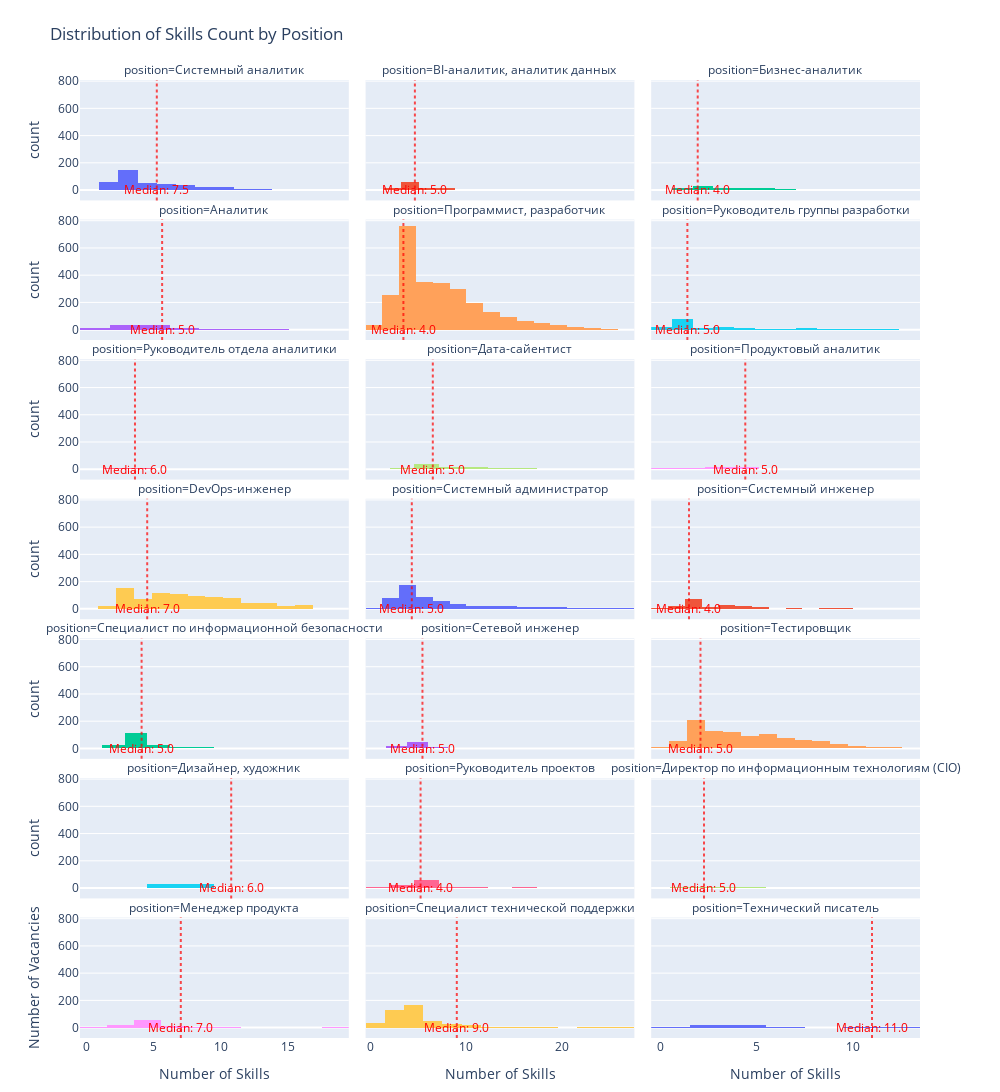

Notebook code for this chart:
### Code cell
top_positions = df['position'].value_counts().index.tolist()
df_top_positions = df[df['position'].isin(top_positions)]

fig = px.histogram(
    df_top_positions,
    x='skills_count',
    facet_col='position',
    facet_col_wrap=3,
    title='Distribution of Skills Count by Position',
    labels={'skills_count': 'Number of Skills'},
    color='position',
    nbins=15,
    height=2000,  # Увеличил высоту общего графика
    width=1000,
    facet_row_spacing=0.02  # Уменьшил расстояние между строками
)

# Добавление вертикальных линий и аннотаций
for i, position in enumerate(top_positions, 1):
    subplot_df = df_top_positions[df_top_positions['position'] == position]
    median_val = subplot_df['skills_count'].median()
    
    # Добавим вертикальную линию
    fig.add_vline(
        x=median_val,
        line_dash="dot",
        line_color="red",
        opacity=0.7,
        row=(i - 1) // 3 + 1,
        col=(i - 1) % 3 + 1
    )

    # Добавим подпись к среднему значению
    fig.add_annotation(
        x=median_val,
        y=0.85,
        yref='paper',
        text=f'Median: {median_val:.1f}',
        showarrow=False,
        font=dict(color='red'),
        row=(i - 1) // 3 + 1,
        col=(i - 1) % 3 + 1
    )

# Финальные настройки
fig.update_layout(
    showlegend=False,
    hovermode="x",
    xaxis_title='Number of Skills',
    yaxis_title='Number of Vacancies',
    margin=dict(t=80, b=40)
)

fig.update_xaxes(matches=None)
fig.show()

### Figure 1 — Plotly figure (JSON) as saved in the notebook; plotly's stock layout.template omitted (floating-point values rounded to 4 significant figures; data arrays with more than 128 entries replaced by an {"elided": "..."} marker saying what was removed)
{"data": [{"alignmentgroup": "True", "bingroup": "x", "hovertemplate": "position=Системный аналитик<br>Number of Skills=%{x}<br>count=%{y}<extra></extra>", "legendgroup": "Системный аналитик", "marker": {"color": "#636efa", "pattern": {"shape": ""}}, "name": "Системный аналитик", "nbinsx": 15, "offsetgroup": "Системный аналитик", "orientation": "v", "showlegend": true, "type": "histogram", "x": {"elided": "412 int values"}, "xaxis": "x19", "yaxis": "y19"}, {"alignmentgroup": "True", "bingroup": "x", "hovertemplate": "position=BI-аналитик, аналитик данных<br>Number of Skills=%{x}<br>count=%{y}<extra></extra>", "legendgroup": "BI-аналитик, аналитик данных", "marker": {"color": "#EF553B", "pattern": {"shape": ""}}, "name": "BI-аналитик, аналитик данных", "nbinsx": 15, "offsetgroup": "BI-аналитик, аналитик данных", "orientation": "v", "showlegend": true, "type": "histogram", "x": [10, 4, 6, 6, 3, 8, 13, 8, 7, 7, 7, 13, 3, 7, 19, 2, 4, 7, 4, 8, 5, 5, 2, 5, 8, 9, 6, 7, 8, 6, 8, 11, 7, 6, 5, 7, 3, 4, 21, 11, 3, 4, 4, 3, 5, 6, 5, 8, 3, 14, 4, 8, 29, 5, 12, 9, 5, 8, 9, 5, 6, 5, 4, 5, 3, 4, 5, 3, 5, 5, 3, 3, 5, 5, 5, 3, 5, 5, 5, 2, 4, 5, 5, 5, 3, 5, 5, 5, 5, 5, 5, 5, 4, 4, 5, 5, 5, 5, 5, 5, 5, 5, 5, 5, 4, 5, 5, 5, 1, 4, 5, 2], "xaxis": "x20", "yaxis": "y20"}, {"alignmentgroup": "True", "bingroup": "x", "hovertemplate": "position=Бизнес-аналитик<br>Number of Skills=%{x}<br>count=%{y}<extra></extra>", "legendgroup": "Бизнес-аналитик", "marker": {"color": "#00cc96", "pattern": {"shape": ""}}, "name": "Бизнес-аналитик", "nbinsx": 15, "offsetgroup": "Бизнес-аналитик", "orientation": "v", "showlegend": true, "type": "histogram", "x": [4, 9, 4, 4, 5, 8, 7, 16, 8, 24, 11, 13, 10, 6, 7, 9, 8, 3, 6, 9, 8, 6, 8, 10, 3, 8, 6, 6, 10, 4, 3, 5, 10, 7, 9, 4, 6, 7, 4, 10, 6, 10, 12, 4, 13, 18, 9, 6, 4, 5, 8, 10, 10, 6, 15, 10, 11, 12, 9, 9, 20, 8, 5, 12, 11, 10, 9, 8, 6, 9, 16, 2, 5, 4, 3, 5, 5, 5, 5, 4, 5, 5, 5, 5, 5, 5, 3, 3, 5, 3, 5, 1, 3, 5, 3, 5, 5, 5, 3, 1, 3, 5, 6], "xaxis": "x21", "yaxis": "y21"}, {"alignmentgroup": "True", "bingroup": "x", "hovertemplate": "position=Аналитик<br>Number of Skills=%{x}<br>count=%{y}<extra></extra>", "legendgroup": "Аналитик", "marker": {"color": "#ab63fa", "pattern": {"shape": ""}}, "name": "Аналитик", "nbinsx": 15, "offsetgroup": "Аналитик", "orientation": "v", "showlegend": true, "type": "histogram", "x": [2, 12, 10, 8, 7, 7, 4, 4, 5, 4, 6, 12, 8, 3, 13, 6, 2, 4, 7, 11, 7, 16, 9, 11, 11, 4, 3, 5, 2, 2, 3, 4, 1, 3, 6, 6, 3, 1, 3, 6, 3, 7, 4, 2, 1, 2, 1, 5, 6, 4, 1, 5, 2, 4, 3, 3, 7, 6, 5, 7, 5, 4, 3, 2, 3, 3, 4, 4, 3, 4, 3, 3, 3, 1, 4, 3, 4, 4, 5, 2, 5, 3, 2, 4, 1, 5, 4, 3, 4, 3, 3, 2, 2, 5, 5, 5, 3, 4, 4, 2, 2, 3, 1, 1, 8, 7, 4], "xaxis": "x16", "yaxis": "y16"}, {"alignmentgroup": "True", "bingroup": "x", "hovertemplate": "position=Программист, разработчик<br>Number of Skills=%{x}<br>count=%{y}<extra></extra>", "legendgroup": "Программист, разработчик", "marker": {"color": "#FFA15A", "pattern": {"shape": ""}}, "name": "Программист, разработчик", "nbinsx": 15, "offsetgroup": "Программист, разработчик", "orientation": "v", "showlegend": true, "type": "histogram", "x": {"elided": "2639 int values"}, "xaxis": "x17", "yaxis": "y17"}, {"alignmentgroup": "True", "bingroup": "x", "hovertemplate": "position=Руководитель группы разработки<br>Number of Skills=%{x}<br>count=%{y}<extra></extra>", "legendgroup": "Руководитель группы разработки", "marker": {"color": "#19d3f3", "pattern": {"shape": ""}}, "name": "Руководитель группы разработки", "nbinsx": 15, "offsetgroup": "Руководитель группы разработки", "orientation": "v", "showlegend": true, "type": "histogram", "x": {"elided": "178 int values"}, "xaxis": "x18", "yaxis": "y18"}, {"alignmentgroup": "True", "bingroup": "x", "hovertemplate": "position=Руководитель отдела аналитики<br>Number of Skills=%{x}<br>count=%{y}<extra></extra>", "legendgroup": "Руководитель отдела аналитики", "marker": {"color": "#FF6692", "pattern": {"shape": ""}}, "name": "Руководитель отдела аналитики", "nbinsx": 15, "offsetgroup": "Руководитель отдела аналитики", "orientation": "v", "showlegend": true, "type": "histogram", "x": [6, 8, 7, 7, 6, 7, 8, 8, 4, 4, 8, 5, 9, 4, 6, 4, 16, 22, 3, 5, 5, 5, 2, 2, 4, 5, 5, 5], "xaxis": "x13", "yaxis": "y13"}, {"alignmentgroup": "True", "bingroup": "x", "hovertemplate": "position=Дата-сайентист<br>Number of Skills=%{x}<br>count=%{y}<extra></extra>", "legendgroup": "Дата-сайентист", "marker": {"color": "#B6E880", "pattern": {"shape": ""}}, "name": "Дата-сайентист", "nbinsx": 15, "offsetgroup": "Дата-сайентист", "orientation": "v", "showlegend": true, "type": "histogram", "x": [8, 3, 3, 2, 5, 21, 7, 4, 17, 20, 16, 10, 15, 14, 7, 13, 18, 9, 19, 3, 2, 10, 4, 14, 10, 13, 10, 13, 11, 6, 11, 5, 5, 4, 10, 17, 17, 6, 11, 7, 8, 7, 4, 8, 5, 7, 18, 8, 4, 14, 8, 2, 5, 8, 11, 8, 8, 12, 5, 11, 10, 18, 1, 13, 9, 7, 12, 5, 8, 10, 7, 9, 4, 5, 7, 8, 7, 8, 9, 3, 6, 7, 7, 12, 8, 7, 12, 7, 5, 5, 5, 5, 5, 5, 5, 3, 5, 5, 5, 5, 4, 5, 5, 5, 5, 5, 5, 4, 5, 5, 5, 5, 5, 5], "xaxis": "x14", "yaxis": "y14"}, {"alignmentgroup": "True", "bingroup": "x", "hovertemplate": "position=Продуктовый аналитик<br>Number of Skills=%{x}<br>count=%{y}<extra></extra>", "legendgroup": "Продуктовый аналитик", "marker": {"color": "#FF97FF", "pattern": {"shape": ""}}, "name": "Продуктовый аналитик", "nbinsx": 15, "offsetgroup": "Продуктовый аналитик", "orientation": "v", "showlegend": true, "type": "histogram", "x": [11, 3, 4, 6, 8, 2, 5, 4, 8, 5, 4, 4, 5, 2, 2, 5, 2, 2, 3, 3, 4, 4, 5, 5, 3, 5], "xaxis": "x15", "yaxis": "y15"}, {"alignmentgroup": "True", "bingroup": "x", "hovertemplate": "position=DevOps-инженер<br>Number of Skills=%{x}<br>count=%{y}<extra></extra>", "legendgroup": "DevOps-инженер", "marker": {"color": "#FECB52", "pattern": {"shape": ""}}, "name": "DevOps-инженер", "nbinsx": 15, "offsetgroup": "DevOps-инженер", "orientation": "v", "showlegend": true, "type": "histogram", "x": {"elided": "869 int values"}, "xaxis": "x10", "yaxis": "y10"}, {"alignmentgroup": "True", "bingroup": "x", "hovertemplate": "position=Системный администратор<br>Number of Skills=%{x}<br>count=%{y}<extra></extra>", "legendgroup": "Системный администратор", "marker": {"color": "#636efa", "pattern": {"shape": ""}}, "name": "Системный администратор", "nbinsx": 15, "offsetgroup": "Системный администратор", "orientation": "v", "showlegend": true, "type": "histogram", "x": {"elided": "567 int values"}, "xaxis": "x11", "yaxis": "y11"}, {"alignmentgroup": "True", "bingroup": "x", "hovertemplate": "position=Системный инженер<br>Number of Skills=%{x}<br>count=%{y}<extra></extra>", "legendgroup": "Системный инженер", "marker": {"color": "#EF553B", "pattern": {"shape": ""}}, "name": "Системный инженер", "nbinsx": 15, "offsetgroup": "Системный инженер", "orientation": "v", "showlegend": true, "type": "histogram", "x": {"elided": "194 int values"}, "xaxis": "x12", "yaxis": "y12"}, {"alignmentgroup": "True", "bingroup": "x", "hovertemplate": "position=Специалист по информационной безопасности<br>Number of Skills=%{x}<br>count=%{y}<extra></extra>", "legendgroup": "Специалист по информационной безопасности", "marker": {"color": "#00cc96", "pattern": {"shape": ""}}, "name": "Специалист по информационной безопасности", "nbinsx": 15, "offsetgroup": "Специалист по информационной безопасности", "orientation": "v", "showlegend": true, "type": "histogram", "x": {"elided": "208 int values"}, "xaxis": "x7", "yaxis": "y7"}, {"alignmentgroup": "True", "bingroup": "x", "hovertemplate": "position=Сетевой инженер<br>Number of Skills=%{x}<br>count=%{y}<extra></extra>", "legendgroup": "Сетевой инженер", "marker": {"color": "#ab63fa", "pattern": {"shape": ""}}, "name": "Сетевой инженер", "nbinsx": 15, "offsetgroup": "Сетевой инженер", "orientation": "v", "showlegend": true, "type": "histogram", "x": [16, 16, 5, 6, 9, 2, 6, 2, 22, 2, 4, 3, 5, 5, 4, 2, 3, 7, 2, 25, 9, 9, 9, 8, 7, 16, 7, 7, 5, 5, 3, 18, 11, 6, 5, 2, 3, 4, 5, 5, 5, 5, 5, 5, 5, 5, 5, 3, 4, 4, 5, 5, 3, 4, 5, 4, 5, 5, 2, 3, 5, 5, 5, 2, 5, 5, 5, 3, 5, 5, 5, 5, 5, 4, 5, 5, 4, 4, 5, 5, 4, 1, 2, 4, 1, 2], "xaxis": "x8", "yaxis": "y8"}, {"alignmentgroup": "True", "bingroup": "x", "hovertemplate": "position=Тестировщик<br>Number of Skills=%{x}<br>count=%{y}<extra></extra>", "legendgroup": "Тестировщик", "marker": {"color": "#FFA15A", "pattern": {"shape": ""}}, "name": "Тестировщик", "nbinsx": 15, "offsetgroup": "Тестировщик", "orientation": "v", "showlegend": true, "type": "histogram", "x": {"elided": "979 int values"}, "xaxis": "x9", "yaxis": "y9"}, {"alignmentgroup": "True", "bingroup": "x", "hovertemplate": "position=Дизайнер, художник<br>Number of Skills=%{x}<br>count=%{y}<extra></extra>", "legendgroup": "Дизайнер, художник", "marker": {"color": "#19d3f3", "pattern": {"shape": ""}}, "name": "Дизайнер, художник", "nbinsx": 15, "offsetgroup": "Дизайнер, художник", "orientation": "v", "showlegend": true, "type": "histogram", "x": [4, 6, 8, 2, 6, 4, 6, 5, 5, 5, 5, 5, 5, 5, 5, 4, 5, 3, 2, 4, 5, 5, 5, 5, 5, 5, 4, 5, 5, 4, 5, 5, 5, 5, 5, 5], "xaxis": "x4", "yaxis": "y4"}, {"alignmentgroup": "True", "bingroup": "x", "hovertemplate": "position=Руководитель проектов<br>Number of Skills=%{x}<br>count=%{y}<extra></extra>", "legendgroup": "Руководитель проектов", "marker": {"color": "#FF6692", "pattern": {"shape": ""}}, "name": "Руководитель проектов", "nbinsx": 15, "offsetgroup": "Руководитель проектов", "orientation": "v", "showlegend": true, "type": "histogram", "x": [3, 2, 13, 9, 8, 5, 6, 11, 5, 4, 3, 7, 12, 4, 7, 13, 7, 9, 3, 10, 5, 5, 12, 12, 7, 6, 5, 9, 21, 3, 4, 5, 1, 5, 3, 3, 5, 4, 5, 5, 5, 5, 4, 5, 5, 4, 5, 5, 5, 5, 5, 5, 3, 5, 5, 5, 3, 4, 3, 5, 5, 5, 5, 3, 5, 3, 1, 1, 5, 3, 2, 4, 5, 4, 5, 3, 5, 5, 3, 3, 5, 3, 1, 3, 2, 5, 5, 3, 5, 5, 5, 4, 4, 3, 5, 4, 5, 5, 5, 4], "xaxis": "x5", "yaxis": "y5"}, {"alignmentgroup": "True", "bingroup": "x", "hovertemplate": "position=Директор по информационным технологиям (CIO)<br>Number of Skills=%{x}<br>count=%{y}<extra></extra>", "legendgroup": "Директор по информационным технологиям (CIO)", "marker": {"color": "#B6E880", "pattern": {"shape": ""}}, "name": "Директор по информационным технологиям (CIO)", "nbinsx": 15, "offsetgroup": "Директор по информационным технологиям (CIO)", "orientation": "v", "showlegend": true, "type": "histogram", "x": [12, 19, 8, 17, 10, 20, 6, 13, 7, 18, 5, 11, 3, 4, 3, 7, 10, 5, 27, 8, 6, 3, 7, 18, 20, 9, 8, 10, 1, 8, 2, 5, 5, 4, 6, 6], "xaxis": "x6", "yaxis": "y6"}, {"alignmentgroup": "True", "bingroup": "x", "hovertemplate": "position=Менеджер продукта<br>Number of Skills=%{x}<br>count=%{y}<extra></extra>", "legendgroup": "Менеджер продукта", "marker": {"color": "#FF97FF", "pattern": {"shape": ""}}, "name": "Менеджер продукта", "nbinsx": 15, "offsetgroup": "Менеджер продукта", "orientation": "v", "showlegend": true, "type": "histogram", "x": [6, 18, 5, 5, 7, 4, 5, 4, 8, 5, 4, 5, 10, 2, 8, 10, 3, 3, 7, 8, 6, 7, 9, 4, 6, 4, 9, 2, 6, 3, 6, 2, 1, 3, 4, 2, 5, 5, 3, 3, 7, 5, 5, 5, 2, 5, 5, 5, 5, 5, 5, 5, 5, 4, 4, 5, 3, 5, 5, 3, 4, 1, 5, 5, 5, 5, 5, 5, 3, 5, 5, 5, 5, 5, 3, 4, 5, 3, 3, 5, 1, 5, 4, 4, 4, 3, 3, 4, 5, 4, 5, 5, 5], "xaxis": "x", "yaxis": "y"}, {"alignmentgroup": "True", "bingroup": "x", "hovertemplate": "position=Специалист технической поддержки<br>Number of Skills=%{x}<br>count=%{y}<extra></extra>", "legendgroup": "Специалист технической поддержки", "marker": {"color": "#FECB52", "pattern": {"shape": ""}}, "name": "Специалист технической поддержки", "nbinsx": 15, "offsetgroup": "Специалист технической поддержки", "orientation": "v", "showlegend": true, "type": "histogram", "x": {"elided": "437 int values"}, "xaxis": "x2", "yaxis": "y2"}, {"alignmentgroup": "True", "bingroup": "x", "hovertemplate": "position=Технический писатель<br>Number of Skills=%{x}<br>count=%{y}<extra></extra>", "legendgroup": "Технический писатель", "marker": {"color": "#636efa", "pattern": {"shape": ""}}, "name": "Технический писатель", "nbinsx": 15, "offsetgroup": "Технический писатель", "orientation": "v", "showlegend": true, "type": "histogram", "x": [3, 3, 7, 3, 2, 1, 2, 3, 3, 6, 3, 3, 4, 4, 4, 7, 12, 4, 2, 6, 7, 10, 5, 5, 3, 2, 5, 5, 5, 5, 5, 3, 3, 5, 5, 5, 3, 5, 5, 5, 4, 3, 3, 2], "xaxis": "x3", "yaxis": "y3"}], "layout": {"annotations": [{"showarrow": false, "text": "position=Менеджер продукта", "x": 0.16, "xanchor": "center", "xref": "paper", "y": 0.1257, "yanchor": "bottom", "yref": "paper"}, {"showarrow": false, "text": "position=Специалист технической поддержки", "x": 0.5, "xanchor": "center", "xref": "paper", "y": 0.1257, "yanchor": "bottom", "yref": "paper"}, {"showarrow": false, "text": "position=Технический писатель", "x": 0.84, "xanchor": "center", "xref": "paper", "y": 0.1257, "yanchor": "bottom", "yref": "paper"}, {"showarrow": false, "text": "position=Дизайнер, художник", "x": 0.16, "xanchor": "center", "xref": "paper", "y": 0.2714, "yanchor": "bottom", "yref": "paper"}, {"showarrow": false, "text": "position=Руководитель проектов", "x": 0.5, "xanchor": "center", "xref": "paper", "y": 0.2714, "yanchor": "bottom", "yref": "paper"}, {"showarrow": false, "text": "position=Директор по информационным технологиям (CIO)", "x": 0.84, "xanchor": "center", "xref": "paper", "y": 0.2714, "yanchor": "bottom", "yref": "paper"}, {"showarrow": false, "text": "position=Специалист по информационной безопасности", "x": 0.16, "xanchor": "center", "xref": "paper", "y": 0.4171, "yanchor": "bottom", "yref": "paper"}, {"showarrow": false, "text": "position=Сетевой инженер", "x": 0.5, "xanchor": "center", "xref": "paper", "y": 0.4171, "yanchor": "bottom", "yref": "paper"}, {"showarrow": false, "text": "position=Тестировщик", "x": 0.84, "xanchor": "center", "xref": "paper", "y": 0.4171, "yanchor": "bottom", "yref": "paper"}, {"showarrow": false, "text": "position=DevOps-инженер", "x": 0.16, "xanchor": "center", "xref": "paper", "y": 0.5629, "yanchor": "bottom", "yref": "paper"}, {"showarrow": false, "text": "position=Системный администратор", "x": 0.5, "xanchor": "center", "xref": "paper", "y": 0.5629, "yanchor": "bottom", "yref": "paper"}, {"showarrow": false, "text": "position=Системный инженер", "x": 0.84, "xanchor": "center", "xref": "paper", "y": 0.5629, "yanchor": "bottom", "yref": "paper"}, {"showarrow": false, "text": "position=Руководитель отдела аналитики", "x": 0.16, "xanchor": "center", "xref": "paper", "y": 0.7086, "yanchor": "bottom", "yref": "paper"}, {"showarrow": false, "text": "position=Дата-сайентист", "x": 0.5, "xanchor": "center", "xref": "paper", "y": 0.7086, "yanchor": "bottom", "yref": "paper"}, {"showarrow": false, "text": "position=Продуктовый аналитик", "x": 0.84, "xanchor": "center", "xref": "paper", "y": 0.7086, "yanchor": "bottom", "yref": "paper"}, {"showarrow": false, "text": "position=Аналитик", "x": 0.16, "xanchor": "center", "xref": "paper", "y": 0.8543, "yanchor": "bottom", "yref": "paper"}, {"showarrow": false, "text": "position=Программист, разработчик", "x": 0.5, "xanchor": "center", "xref": "paper", "y": 0.8543, "yanchor": "bottom", "yref": "paper"}, {"showarrow": false, "text": "position=Руководитель группы разработки", "x": 0.84, "xanchor": "center", "xref": "paper", "y": 0.8543, "yanchor": "bottom", "yref": "paper"}, {"showarrow": false, "text": "position=Системный аналитик", "x": 0.16, "xanchor": "center", "xref": "paper", "y": 1.0, "yanchor": "bottom", "yref": "paper"}, {"showarrow": false, "text": "position=BI-аналитик, аналитик данных", "x": 0.5, "xanchor": "center", "xref": "paper", "y": 1.0, "yanchor": "bottom", "yref": "paper"}, {"showarrow": false, "text": "position=Бизнес-аналитик", "x": 0.84, "xanchor": "center", "xref": "paper", "y": 1.0, "yanchor": "bottom", "yref": "paper"}, {"font": {"color": "red"}, "showarrow": false, "text": "Median: 7.0", "x": 7, "xref": "x", "y": 0.85, "yref": "y"}, {"font": {"color": "red"}, "showarrow": false, "text": "Median: 9.0", "x": 9, "xref": "x2", "y": 0.85, "yref": "y2"}, {"font": {"color": "red"}, "showarrow": false, "text": "Median: 11.0", "x": 11, "xref": "x3", "y": 0.85, "yref": "y3"}, {"font": {"color": "red"}, "showarrow": false, "text": "Median: 6.0", "x": 6, "xref": "x4", "y": 0.85, "yref": "y4"}, {"font": {"color": "red"}, "showarrow": false, "text": "Median: 4.0", "x": 4, "xref": "x5", "y": 0.85, "yref": "y5"}, {"font": {"color": "red"}, "showarrow": false, "text": "Median: 5.0", "x": 5, "xref": "x6", "y": 0.85, "yref": "y6"}, {"font": {"color": "red"}, "showarrow": false, "text": "Median: 5.0", "x": 5, "xref": "x7", "y": 0.85, "yref": "y7"}, {"font": {"color": "red"}, "showarrow": false, "text": "Median: 5.0", "x": 5, "xref": "x8", "y": 0.85, "yref": "y8"}, {"font": {"color": "red"}, "showarrow": false, "text": "Median: 5.0", "x": 5, "xref": "x9", "y": 0.85, "yref": "y9"}, {"font": {"color": "red"}, "showarrow": false, "text": "Median: 7.0", "x": 7, "xref": "x10", "y": 0.85, "yref": "y10"}, {"font": {"color": "red"}, "showarrow": false, "text": "Median: 5.0", "x": 5, "xref": "x11", "y": 0.85, "yref": "y11"}, {"font": {"color": "red"}, "showarrow": false, "text": "Median: 4.0", "x": 4, "xref": "x12", "y": 0.85, "yref": "y12"}, {"font": {"color": "red"}, "showarrow": false, "text": "Median: 6.0", "x": 6, "xref": "x13", "y": 0.85, "yref": "y13"}, {"font": {"color": "red"}, "showarrow": false, "text": "Median: 5.0", "x": 5, "xref": "x14", "y": 0.85, "yref": "y14"}, {"font": {"color": "red"}, "showarrow": false, "text": "Median: 5.0", "x": 5, "xref": "x15", "y": 0.85, "yref": "y15"}, {"font": {"color": "red"}, "showarrow": false, "text": "Median: 5.0", "x": 5, "xref": "x16", "y": 0.85, "yref": "y16"}, {"font": {"color": "red"}, "showarrow": false, "text": "Median: 4.0", "x": 4, "xref": "x17", "y": 0.85, "yref": "y17"}, {"font": {"color": "red"}, "showarrow": false, "text": "Median: 5.0", "x": 5, "xref": "x18", "y": 0.85, "yref": "y18"}, {"font": {"color": "red"}, "showarrow": false, "text": "Median: 7.5", "x": 7.5, "xref": "x19", "y": 0.85, "yref": "y19"}, {"font": {"color": "red"}, "showarrow": false, "text": "Median: 5.0", "x": 5, "xref": "x20", "y": 0.85, "yref": "y20"}, {"font": {"color": "red"}, "showarrow": false, "text": "Median: 4.0", "x": 4, "xref": "x21", "y": 0.85, "yref": "y21"}], "barmode": "relative", "height": 2000, "hovermode": "x", "legend": {"title": {"text": "position"}, "tracegroupgap": 0}, "margin": {"b": 40, "t": 80}, "shapes": [{"line": {"color": "red", "dash": "dot"}, "opacity": 0.7, "type": "line", "x0": 7, "x1": 7, "xref": "x", "y0": 0, "y1": 1, "yref": "y domain"}, {"line": {"color": "red", "dash": "dot"}, "opacity": 0.7, "type": "line", "x0": 9, "x1": 9, "xref": "x2", "y0": 0, "y1": 1, "yref": "y2 domain"}, {"line": {"color": "red", "dash": "dot"}, "opacity": 0.7, "type": "line", "x0": 11, "x1": 11, "xref": "x3", "y0": 0, "y1": 1, "yref": "y3 domain"}, {"line": {"color": "red", "dash": "dot"}, "opacity": 0.7, "type": "line", "x0": 6, "x1": 6, "xref": "x4", "y0": 0, "y1": 1, "yref": "y4 domain"}, {"line": {"color": "red", "dash": "dot"}, "opacity": 0.7, "type": "line", "x0": 4, "x1": 4, "xref": "x5", "y0": 0, "y1": 1, "yref": "y5 domain"}, {"line": {"color": "red", "dash": "dot"}, "opacity": 0.7, "type": "line", "x0": 5, "x1": 5, "xref": "x6", "y0": 0, "y1": 1, "yref": "y6 domain"}, {"line": {"color": "red", "dash": "dot"}, "opacity": 0.7, "type": "line", "x0": 5, "x1": 5, "xref": "x7", "y0": 0, "y1": 1, "yref": "y7 domain"}, {"line": {"color": "red", "dash": "dot"}, "opacity": 0.7, "type": "line", "x0": 5, "x1": 5, "xref": "x8", "y0": 0, "y1": 1, "yref": "y8 domain"}, {"line": {"color": "red", "dash": "dot"}, "opacity": 0.7, "type": "line", "x0": 5, "x1": 5, "xref": "x9", "y0": 0, "y1": 1, "yref": "y9 domain"}, {"line": {"color": "red", "dash": "dot"}, "opacity": 0.7, "type": "line", "x0": 7, "x1": 7, "xref": "x10", "y0": 0, "y1": 1, "yref": "y10 domain"}, {"line": {"color": "red", "dash": "dot"}, "opacity": 0.7, "type": "line", "x0": 5, "x1": 5, "xref": "x11", "y0": 0, "y1": 1, "yref": "y11 domain"}, {"line": {"color": "red", "dash": "dot"}, "opacity": 0.7, "type": "line", "x0": 4, "x1": 4, "xref": "x12", "y0": 0, "y1": 1, "yref": "y12 domain"}, {"line": {"color": "red", "dash": "dot"}, "opacity": 0.7, "type": "line", "x0": 6, "x1": 6, "xref": "x13", "y0": 0, "y1": 1, "yref": "y13 domain"}, {"line": {"color": "red", "dash": "dot"}, "opacity": 0.7, "type": "line", "x0": 5, "x1": 5, "xref": "x14", "y0": 0, "y1": 1, "yref": "y14 domain"}, {"line": {"color": "red", "dash": "dot"}, "opacity": 0.7, "type": "line", "x0": 5, "x1": 5, "xref": "x15", "y0": 0, "y1": 1, "yref": "y15 domain"}, {"line": {"color": "red", "dash": "dot"}, "opacity": 0.7, "type": "line", "x0": 5, "x1": 5, "xref": "x16", "y0": 0, "y1": 1, "yref": "y16 domain"}, {"line": {"color": "red", "dash": "dot"}, "opacity": 0.7, "type": "line", "x0": 4, "x1": 4, "xref": "x17", "y0": 0, "y1": 1, "yref": "y17 domain"}, {"line": {"color": "red", "dash": "dot"}, "opacity": 0.7, "type": "line", "x0": 5, "x1": 5, "xref": "x18", "y0": 0, "y1": 1, "yref": "y18 domain"}, {"line": {"color": "red", "dash": "dot"}, "opacity": 0.7, "type": "line", "x0": 7.5, "x1": 7.5, "xref": "x19", "y0": 0, "y1": 1, "yref": "y19 domain"}, {"line": {"color": "red", "dash": "dot"}, "opacity": 0.7, "type": "line", "x0": 5, "x1": 5, "xref": "x20", "y0": 0, "y1": 1, "yref": "y20 domain"}, {"line": {"color": "red", "dash": "dot"}, "opacity": 0.7, "type": "line", "x0": 4, "x1": 4, "xref": "x21", "y0": 0, "y1": 1, "yref": "y21 domain"}], "showlegend": false, "title": {"text": "Distribution of Skills Count by Position"}, "width": 1000, "xaxis": {"anchor": "y", "domain": [0, 0.32], "title": {"text": "Number of Skills"}}, "xaxis10": {"anchor": "y10", "domain": [0, 0.32], "showticklabels": false}, "xaxis11": {"anchor": "y11", "domain": [0.34, 0.66], "showticklabels": false}, "xaxis12": {"anchor": "y12", "domain": [0.68, 1.0], "showticklabels": false}, "xaxis13": {"anchor": "y13", "domain": [0, 0.32], "showticklabels": false}, "xaxis14": {"anchor": "y14", "domain": [0.34, 0.66], "showticklabels": false}, "xaxis15": {"anchor": "y15", "domain": [0.68, 1.0], "showticklabels": false}, "xaxis16": {"anchor": "y16", "domain": [0, 0.32], "showticklabels": false}, "xaxis17": {"anchor": "y17", "domain": [0.34, 0.66], "showticklabels": false}, "xaxis18": {"anchor": "y18", "domain": [0.68, 1.0], "showticklabels": false}, "xaxis19": {"anchor": "y19", "domain": [0, 0.32], "showticklabels": false}, "xaxis2": {"anchor": "y2", "domain": [0.34, 0.66], "title": {"text": "Number of Skills"}}, "xaxis20": {"anchor": "y20", "domain": [0.34, 0.66], "showticklabels": false}, "xaxis21": {"anchor": "y21", "domain": [0.68, 1.0], "showticklabels": false}, "xaxis3": {"anchor": "y3", "domain": [0.68, 1.0], "title": {"text": "Number of Skills"}}, "xaxis4": {"anchor": "y4", "domain": [0, 0.32], "showticklabels": false}, "xaxis5": {"anchor": "y5", "domain": [0.34, 0.66], "showticklabels": false}, "xaxis6": {"anchor": "y6", "domain": [0.68, 1.0], "showticklabels": false}, "xaxis7": {"anchor": "y7", "domain": [0, 0.32], "showticklabels": false}, "xaxis8": {"anchor": "y8", "domain": [0.34, 0.66], "showticklabels": false}, "xaxis9": {"anchor": "y9", "domain": [0.68, 1.0], "showticklabels": false}, "yaxis": {"anchor": "x", "domain": [0, 0.1257], "title": {"text": "Number of Vacancies"}}, "yaxis10": {"anchor": "x10", "domain": [0.4371, 0.5629], "matches": "y", "title": {"text": "count"}}, "yaxis11": {"anchor": "x11", "domain": [0.4371, 0.5629], "matches": "y", "showticklabels": false}, "yaxis12": {"anchor": "x12", "domain": [0.4371, 0.5629], "matches": "y", "showticklabels": false}, "yaxis13": {"anchor": "x13", "domain": [0.5829, 0.7086], "matches": "y", "title": {"text": "count"}}, "yaxis14": {"anchor": "x14", "domain": [0.5829, 0.7086], "matches": "y", "showticklabels": false}, "yaxis15": {"anchor": "x15", "domain": [0.5829, 0.7086], "matches": "y", "showticklabels": false}, "yaxis16": {"anchor": "x16", "domain": [0.7286, 0.8543], "matches": "y", "title": {"text": "count"}}, "yaxis17": {"anchor": "x17", "domain": [0.7286, 0.8543], "matches": "y", "showticklabels": false}, "yaxis18": {"anchor": "x18", "domain": [0.7286, 0.8543], "matches": "y", "showticklabels": false}, "yaxis19": {"anchor": "x19", "domain": [0.8743, 1.0], "matches": "y", "title": {"text": "count"}}, "yaxis2": {"anchor": "x2", "domain": [0, 0.1257], "matches": "y", "showticklabels": false}, "yaxis20": {"anchor": "x20", "domain": [0.8743, 1.0], "matches": "y", "showticklabels": false}, "yaxis21": {"anchor": "x21", "domain": [0.8743, 1.0], "matches": "y", "showticklabels": false}, "yaxis3": {"anchor": "x3", "domain": [0, 0.1257], "matches": "y", "showticklabels": false}, "yaxis4": {"anchor": "x4", "domain": [0.1457, 0.2714], "matches": "y", "title": {"text": "count"}}, "yaxis5": {"anchor": "x5", "domain": [0.1457, 0.2714], "matches": "y", "showticklabels": false}, "yaxis6": {"anchor": "x6", "domain": [0.1457, 0.2714], "matches": "y", "showticklabels": false}, "yaxis7": {"anchor": "x7", "domain": [0.2914, 0.4171], "matches": "y", "title": {"text": "count"}}, "yaxis8": {"anchor": "x8", "domain": [0.2914, 0.4171], "matches": "y", "showticklabels": false}, "yaxis9": {"anchor": "x9", "domain": [0.2914, 0.4171], "matches": "y", "showticklabels": false}}}
